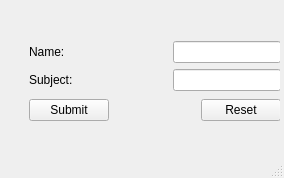
<?xml version="1.0" encoding="UTF-8"?>
<ui version="4.0">
 <class>MainWindow</class>
 <widget class="QMainWindow" name="MainWindow">
  <property name="geometry">
   <rect>
    <x>0</x>
    <y>0</y>
    <width>284</width>
    <height>178</height>
   </rect>
  </property>
  <property name="windowTitle">
   <string>MainWindow</string>
  </property>
  <widget class="QWidget" name="centralwidget">
   <widget class="QStackedWidget" name="stackedWidget">
    <property name="geometry">
     <rect>
      <x>9</x>
      <y>9</y>
      <width>271</width>
      <height>121</height>
     </rect>
    </property>
    <property name="currentIndex">
     <number>0</number>
    </property>
    <widget class="QWidget" name="page">
     <widget class="QWidget" name="layoutWidget">
      <property name="geometry">
       <rect>
        <x>20</x>
        <y>30</y>
        <width>252</width>
        <height>85</height>
       </rect>
      </property>
      <layout class="QVBoxLayout" name="verticalLayout_3">
       <item>
        <layout class="QVBoxLayout" name="verticalLayout_4">
         <item>
          <layout class="QHBoxLayout" name="horizontalLayout_4">
           <item>
            <widget class="QLabel" name="nameLbl">
             <property name="text">
              <string>Name:</string>
             </property>
            </widget>
           </item>
           <item>
            <spacer name="horizontalSpacer_5">
             <property name="orientation">
              <enum>Qt::Horizontal</enum>
             </property>
             <property name="sizeHint" stdset="0">
              <size>
               <width>40</width>
               <height>20</height>
              </size>
             </property>
            </spacer>
           </item>
           <item>
            <widget class="QLineEdit" name="nameEdit"/>
           </item>
          </layout>
         </item>
         <item>
          <layout class="QHBoxLayout" name="horizontalLayout_5">
           <item>
            <widget class="QLabel" name="subjectLbl">
             <property name="text">
              <string>Subject:</string>
             </property>
            </widget>
           </item>
           <item>
            <spacer name="horizontalSpacer_6">
             <property name="orientation">
              <enum>Qt::Horizontal</enum>
             </property>
             <property name="sizeHint" stdset="0">
              <size>
               <width>40</width>
               <height>20</height>
              </size>
             </property>
            </spacer>
           </item>
           <item>
            <widget class="QLineEdit" name="subjectEdit"/>
           </item>
          </layout>
         </item>
        </layout>
       </item>
       <item>
        <layout class="QHBoxLayout" name="horizontalLayout_6">
         <item>
          <widget class="QPushButton" name="submitBtn">
           <property name="text">
            <string>Submit</string>
           </property>
          </widget>
         </item>
         <item>
          <spacer name="horizontalSpacer_7">
           <property name="orientation">
            <enum>Qt::Horizontal</enum>
           </property>
           <property name="sizeHint" stdset="0">
            <size>
             <width>40</width>
             <height>20</height>
            </size>
           </property>
          </spacer>
         </item>
         <item>
          <spacer name="horizontalSpacer_8">
           <property name="orientation">
            <enum>Qt::Horizontal</enum>
           </property>
           <property name="sizeHint" stdset="0">
            <size>
             <width>40</width>
             <height>20</height>
            </size>
           </property>
          </spacer>
         </item>
         <item>
          <widget class="QPushButton" name="resetBtn">
           <property name="text">
            <string>Reset</string>
           </property>
          </widget>
         </item>
        </layout>
       </item>
      </layout>
     </widget>
    </widget>
    <widget class="QWidget" name="page_2">
     <widget class="QTextBrowser" name="textBrowser">
      <property name="geometry">
       <rect>
        <x>0</x>
        <y>0</y>
        <width>256</width>
        <height>192</height>
       </rect>
      </property>
     </widget>
    </widget>
   </widget>
  </widget>
  <widget class="QMenuBar" name="menubar">
   <property name="geometry">
    <rect>
     <x>0</x>
     <y>0</y>
     <width>284</width>
     <height>21</height>
    </rect>
   </property>
  </widget>
  <widget class="QStatusBar" name="statusbar"/>
 </widget>
 <resources/>
 <connections/>
</ui>
